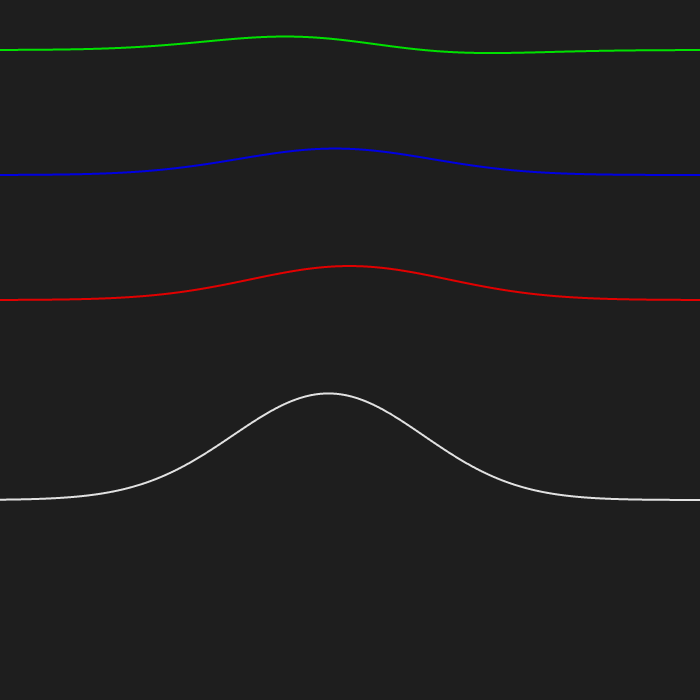
Frame 1 (no input)
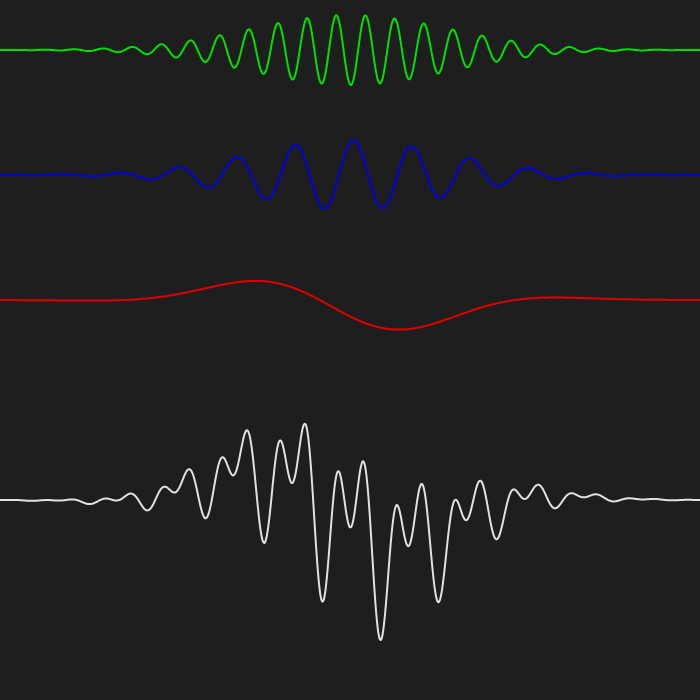
Frame 60 (no input)
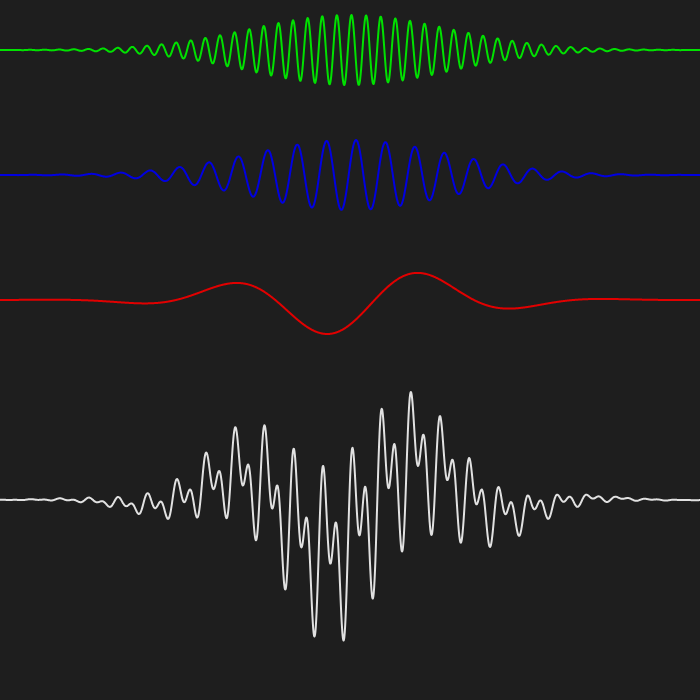
Frame 120 (the mouse pressed at the canvas centre since frame 60)

The p5.js sketch that drew these frames (run headless with seeded random() and noise() and a simulated clock; from frame 60 on, the mouse is pressed at the canvas centre):

// p5.js sketch
// ── sketch.js
let detail = 2000;
let arr1 = [];
let arr2 = [];
let arr3 = [];
let arrS = [];



function setup() {
  createCanvas(700, 700);
  frameRate(24)
  step = 0;
  speed = 0.001;
}

function draw() {
  translate(width/2, height/2);
  scale(1, -1)
  background(30);
  
  step += speed
  // f1 = lerp(10, 37, sin(step/11))
  // f2 = lerp(-7, -27, sin(step/13))
  // f3 = lerp(9, 51, sin(step/17))
  
  f1 = lerp(0, 10,  sin(step*3));
  f2 = lerp(0, 100,  sin(step*2));
  f3 = lerp(0, 400, sin(step*1));
  
  for (var i = 0; i < detail; i ++){
    
    xVal = lerp(-0.6, 0.6, i/(detail-1));
    
    normalDist = exp(- pow(xVal/0.2, 2));

    func1 = cos((xVal + 0.5)*2*PI * f1 + step*150) * normalDist;
    func2 = cos((xVal + 0.5)*2*PI * f2 + step*100) * normalDist;
    func3 = cos((xVal + 0.5)*2*PI * f3 + step*50) * normalDist;
    funcS = 1.5*(func1 + func2 + func3);
    
    yVal1 = func1;
    yVal2 = func2;
    yVal3 = func3;
    yValS = funcS

    posX = xVal * width;
    posY1 = yVal1 * height*0.05;
    posY2 = yVal2 * height*0.05;
    posY3 = yVal3 * height*0.05;
    posYS = yValS * height*0.05;
    
    arr1[i] = createVector(posX, posY1);
    arr2[i] = createVector(posX, posY2);
    arr3[i] = createVector(posX, posY3);
    arrS[i] = createVector(posX, posYS);
    
  }
  noFill();

  stroke(0,225,0);
  strokeWeight(2);
  drawShape(arr3, 0, 300);
  
  stroke(0,0,225)
  strokeWeight(2);
  drawShape(arr2, 0, 175);
  
  stroke(225,0,0);
  strokeWeight(2);
  drawShape(arr1, 0, 50);
  
  strokeWeight(2);
  stroke(225)
  drawShape(arrS, 0, -150);
}

function drawShape(arr, xOffset = 0, yOffset = 0) {
    beginShape();
  for(var i in arr){
    curveVertex(arr[i].x + xOffset, arr[i].y + yOffset)
  }
  endShape();
}
